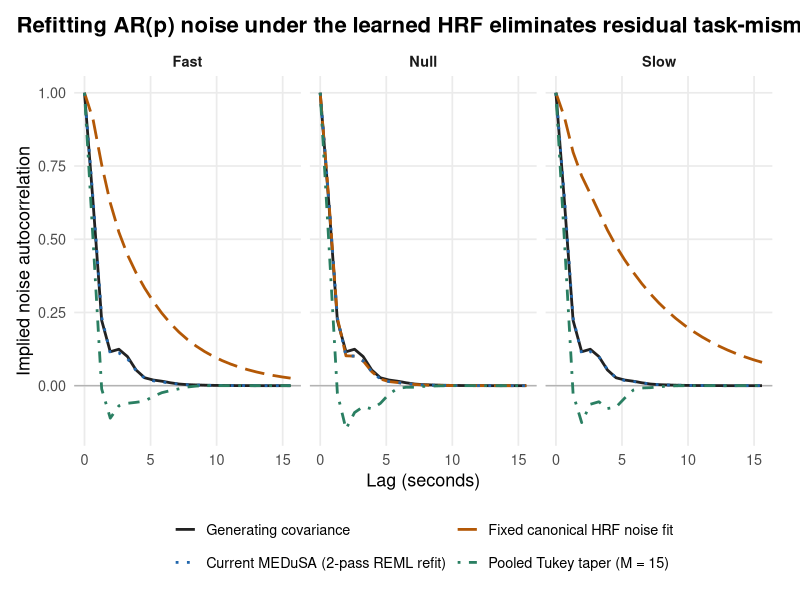

Write R code to recreate this figure.
library(ggplot2)
a <- read.csv("diagnostic_acfs.csv")
a <- subset(a, run == "run1" & method %in% c("Canonical_HRF", "Current_MEDuSA", "Tukey15_selected"))
t_df <- subset(a, method == "Current_MEDuSA")
t_df$method <- "Generating covariance"
t_df$estimated <- t_df$true
a <- rbind(a, t_df)
a$method <- factor(
  a$method,
  levels = c("Generating covariance", "Canonical_HRF", "Current_MEDuSA", "Tukey15_selected"),
  labels = c(
    "Generating covariance",
    "Fixed canonical HRF noise fit",
    "Current MEDuSA (2-pass REML refit)",
    "Pooled Tukey taper (M = 15)"
  )
)
theme_set(
  theme_minimal(base_size = 13) +
    theme(
      panel.grid.minor = element_blank(),
      legend.position = "bottom",
      legend.box = "vertical",
      plot.title.position = "plot",
      plot.title = element_text(face = "bold", size = 16),
      strip.text = element_text(face = "bold"),
      plot.margin = margin(12, 20, 12, 12)
    )
)
p <- ggplot(a, aes(lag * 0.65, estimated, color = method, linetype = method)) +
  geom_hline(yintercept = 0, color = "grey70") +
  geom_line(linewidth = 0.95) +
  facet_wrap(~parcel, nrow = 1) +
  scale_color_manual(values = c("#222222", "#B35806", "#2166AC", "#2A7F62")) +
  scale_linetype_manual(values = c("solid", "longdash", "dotted", "dotdash")) +
  labs(
    x = "Lag (seconds)",
    y = "Implied noise autocorrelation",
    color = NULL,
    linetype = NULL,
    title = "Refitting AR(p) noise under the learned HRF eliminates residual task-mismatch bias"
  ) +
  guides(color = guide_legend(nrow = 2, byrow = TRUE), linetype = guide_legend(nrow = 2, byrow = TRUE))
ggsave("noise_comparison.png", ggplot_gtable(ggplot_build(p)), width = 11, height = 4.8, dpi = 170, bg = "white")
